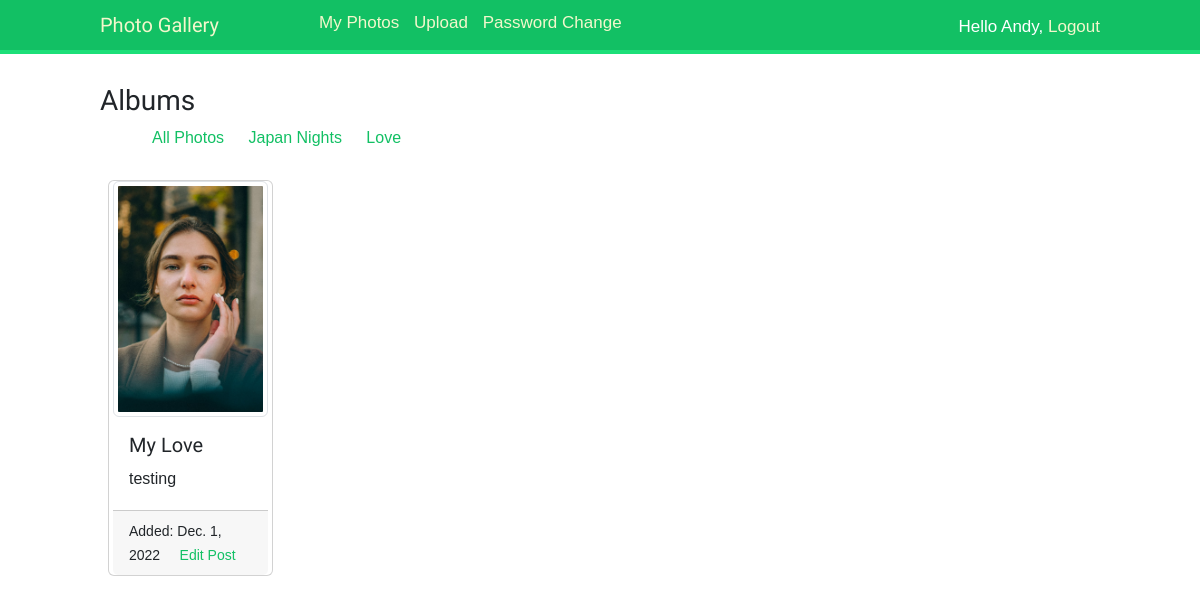
Screenshot of /album/admin_love/ (signed in) with the database file from the repository.
### photos/models.py (models this page shows, shortened)
class Album(models.Model):
    user = models.ForeignKey(User,on_delete=models.CASCADE, db_index=True,null=True)
    name = models.CharField(max_length=100, db_index=True)
    slug = models.SlugField(max_length=100, unique=True)
    def get_absolute_url(self):
        return reverse("photo:photo_albums", args=[self.slug])

class Photo(models.Model):
    user = models.ForeignKey(User,on_delete=models.CASCADE, db_index=True)
    album = models.ForeignKey(Album,on_delete=models.CASCADE, related_name ='photo')
    title = models.CharField(max_length=200,blank = False, db_index=True)
    description = models.TextField(blank = True)
    image = models.ImageField(blank = False,upload_to = 'photo/%Y/%m/%d')
    slug = models.SlugField(max_length=200, unique=True)
    created = models.DateField(auto_now_add=True)
    def get_absolute_url(self):
        return reverse("photo:detail", args=[self.id,self.slug])

### photos/views.py (the view)
# urls.py: path('',views.photo_list,name="photo_list"),
@login_required()
def photo_list(request,album_slug=None,):
    user_albums = Album.objects.filter(photo__user = request.user).distinct()
    photos = Photo.objects.filter(user__username=request.user)
    if album_slug:
        album = get_object_or_404(Album,slug=album_slug)
        photos = photos.filter(album=album)
    context = {
        'photos': photos,
        'user_albums':user_albums
    }
    return render(request,'photo_album/album.html',context)

### photos/templates/photo_album/album.html (shortened to what this page needs)
{% extends 'base.html' %}
{% load static %}
{% block content %}
    <div>
        <h3>Albums</h3>
        <ul>
            <li style="display: inline-block; padding-left:20px;">
                <a href="{% url 'photo:photo_list' %}">All Photos</a>
            </li>
            {% for album in user_albums %}
                <li style="display: inline-block; padding-left:20px;">
                    <a href="{{album.get_absolute_url}}">{{album.name}}</a>
                </li>
            {% endfor %}
        </ul>
    </div>
    <div class ="container-fluid">
        <div class="card-group content" style = "margin-top:30px;">
            <div class="row row-cols-1 row-cols-md-4 g-2">
                {% for photo in photos %}
                    <div class="card">
                        <a href="{{photo.get_absolute_url}}">
                            <img src="{{photo.image.url}}" class="img-fluid img-thumbnail" alt="..." >
                        </a>
                        <div class="card-body">
                            <h5 class="card-title">{{photo.title}}</h5>
                            <p class="card-text">{{photo.description|truncatewords:10}}</p>
                        </div>
                        <div class="card-footer">
                            <small >Added: {{photo.created}}</small>
                            <small class="text-muted" style = "text-align: center; margin-left: 15px;"><a href="{% url 'photo:edit' photo.id photo.slug %}">Edit Post</a></small>
                        </div>
                    </div>
                {%endfor%}
            </div>
        </div>
    </div>
{% endblock content %}

### photos/templates/base.html (shortened to what this page needs)
{% load static %}
<!DOCTYPE html>
<html lang="en">
<head>
  <link href="https://cdn.jsdelivr.net/npm/bootstrap@5.2.2/dist/css/bootstrap.min.css" rel="stylesheet">
  <link href="{% static "css/styles.css" %}" rel="stylesheet">
</head>
<body>
  <div id="header">
    <span class="logo">Photo Gallery</span>
      {% if request.user.is_authenticated %}
        <ul class="menu">
            <a href="{% url "photo:photo_list" %}">My Photos</a>
            <a style="padding-left:10px" href="{% url 'photo:upload' %}">Upload</a>
            <a style="padding-left:10px" href="{% url 'photo:password_change' %}">Password Change</a>
        </ul>
      {% endif %}
    <span class="user">
      {% if request.user.is_authenticated %}
         Hello {{ request.user.first_name }},
         <a href="{% url 'photo:signout' %}">Logout</a>
      {% else %}
         <a href="{% url 'photo:register' %}">Create Account</a>
         <a style="padding-left:10px" href="{% url 'photo:signin' %}">Sign in</a>
      {% endif %}
    </span>
  </div>
<div id="content">
  {% block content %}
  {% endblock %}
</div>
</body>
</html>

### photos/static/css/styles.css (style rules this page uses)
body { margin:0; padding:0; font-family:helvetica, sans-serif; }
p { line-height: 1.8; }
a { color:#12c064; text-decoration:none; }
h1, h2, h3, h4, h5 , h6 { font-family: 'Muli', sans-serif; font-weight:normal; }
#header { padding:10px 100px; font-size:14px; background:#12c064; color:#fff; border-bottom:4px solid #1cdf78; overflow:auto; }
#header .logo { font-family: 'Muli', sans-serif; float:left; color:#f3f7cc; font-size:20px; margin-right:10%; }
#header ul.menu { list-style:none; float:left; margin:0; padding:0; font-size: 17px; }
#header a { color:#f3f7cc; }
#header .user { float:right; padding-top:4px; font-size: 17px; }
#content { padding:30px 100px; }

### rows the page displays
Album: name "Japan Nights"
Album: name "Love"
Photo: image (picture), title "My Love", description "testing", created "Dec. 1, 2022"

### other values shown
{{ request.user.first_name }} "Andy"
